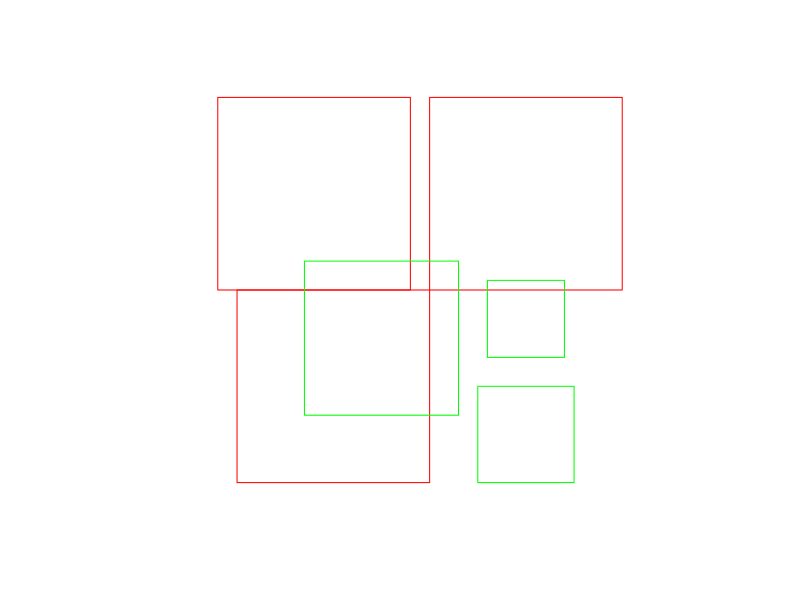
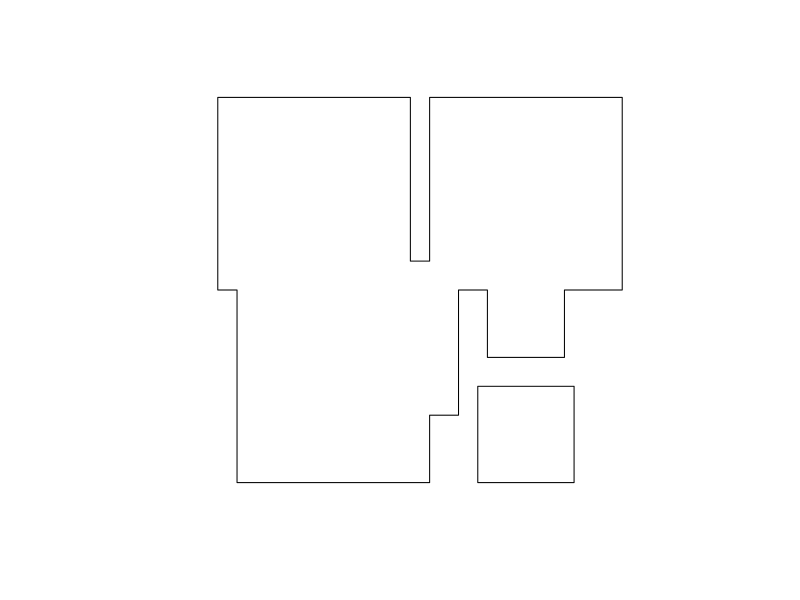
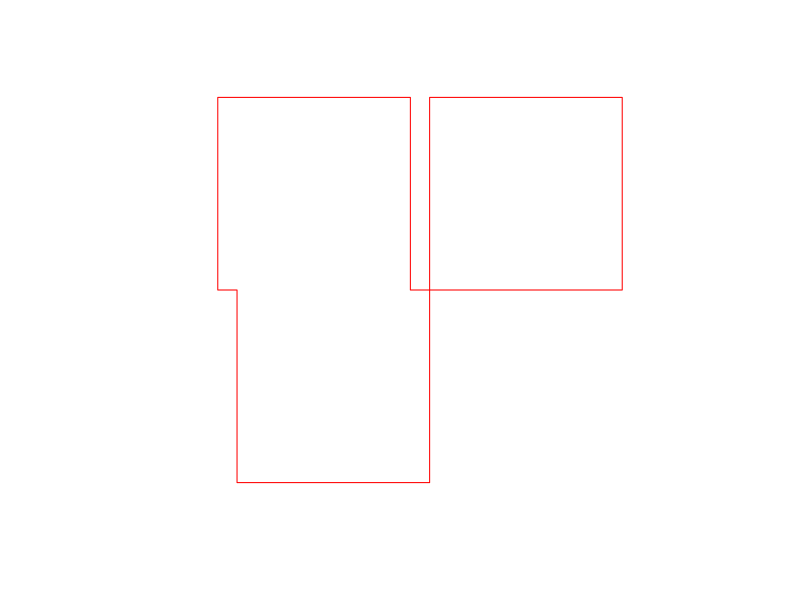
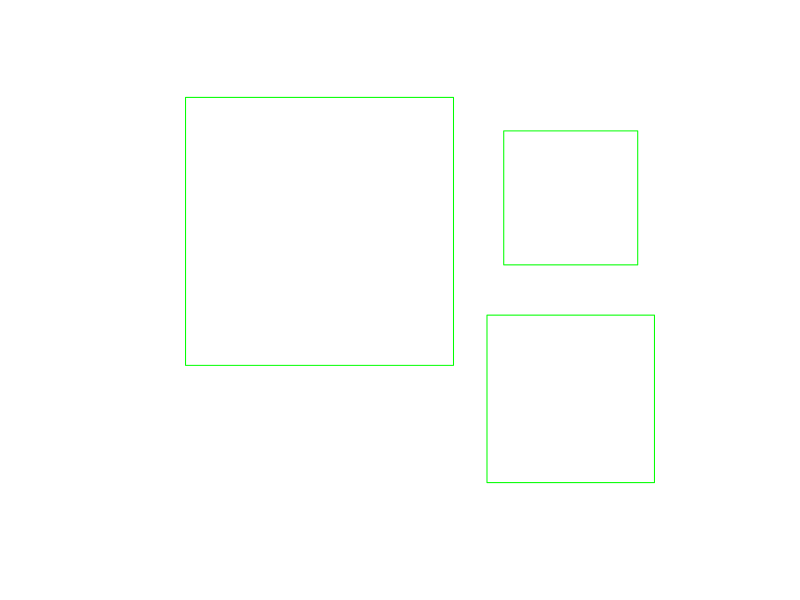
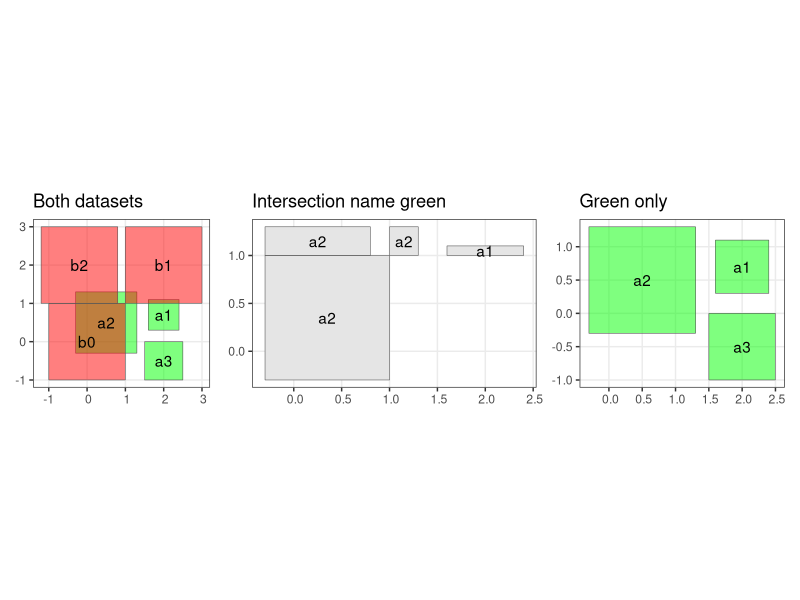
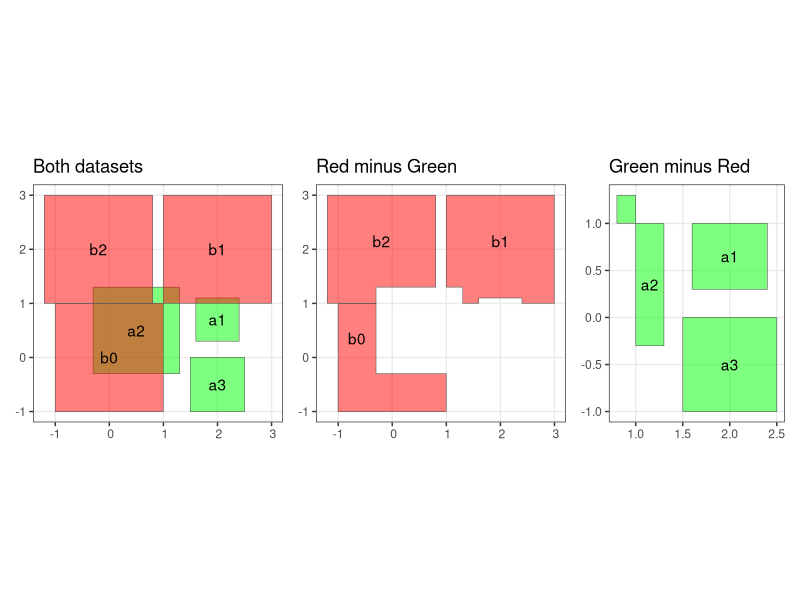
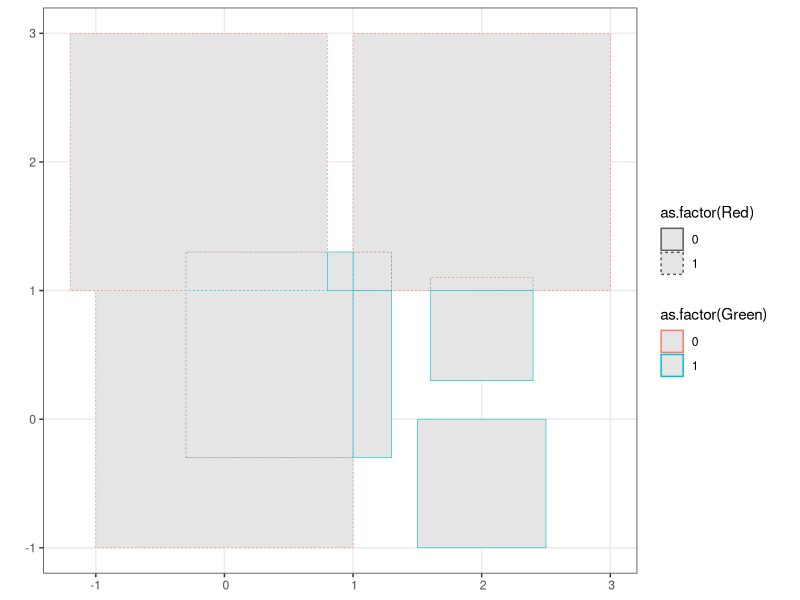

Write R code to recreate these figures, in order.
## ---- chunk 1
knitr::opts_chunk$set(echo = TRUE, warning = F, message = F)

## ---- chunk 2
library(sf)
library(dplyr)
library(terra)
library(ggplot2)
library(tidyr)
library(patchwork)
## ---- chunk 3
b0 = st_polygon(list(rbind(c(-1,-1), c(1,-1), c(1,1), c(-1,1), c(-1,-1))))
b1 = b0 + 2
b2 = b0 + c(-0.2, 2)
x = st_sfc(b0, b1, b2)

red_sf <- x %>% st_as_sf() %>% mutate(Red = 1)

red_sf$NameRed <- c("b0", "b1", "b2")
a0 = b0 * 0.8
a1 = a0 * 0.5 + c(2, 0.7)
a2 = a0 + 0.5
a3 = b0 * 0.5 + c(2, -0.5)
y = st_sfc(a1,a2,a3) 
green_sf <- y %>% st_as_sf() %>% mutate(Green = 1)

green_sf$NameGreen <- c("a1", "a2", "a3")
## ---- chunk 4
plot(x, border = 'red')
plot(y, border = 'green', add = TRUE)
## ---- chunk 5
st_area(st_union(st_union(red_sf), st_union(green_sf)))
## ---- chunk 6
st_union(st_union(red_sf), st_union(green_sf)) %>% plot
## ---- chunk 7
st_area(st_union(red_sf))
## ---- chunk 8
st_union(st_union(red_sf)) %>% plot(border = "red")
## ---- chunk 9
st_area(st_union(green_sf))
## ---- chunk 10
st_union(st_union(green_sf)) %>% plot(border = "green")
## ---- chunk 11
P0 <- ggplot() + geom_sf(data = green_sf, alpha = 0.5, fill = "green") + geom_sf(data = red_sf, alpha = 0.5, fill = "red") + theme_bw()  + ggtitle("Both datasets") + labs(x = NULL, y = NULL) + geom_sf_text(data = green_sf, aes(label = NameGreen)) + geom_sf_text(data = red_sf, aes(label = NameRed))

P1 <- ggplot(st_intersection(green_sf, red_sf)) + geom_sf() + theme_bw() + geom_sf_text(aes(label = NameGreen)) + ggtitle("Intersection name green") + labs(x = NULL, y = NULL)

P2 <- ggplot(green_sf) + geom_sf(alpha = 0.5, fill = "green") + theme_bw() + geom_sf_text(aes(label = NameGreen)) + ggtitle("Green only") + labs(x = NULL, y = NULL)



P0  + P1 + P2
## ---- chunk 12
P5 <- ggplot(st_intersection(red_sf, st_difference(st_union(red_sf), st_union(green_sf)))) + geom_sf(fill = "red", alpha = 0.5) + geom_sf_text(aes(label = NameRed)) + theme_bw() +  ggtitle("Red minus Green") + labs(x = NULL, y = NULL)

P6 <- ggplot(st_intersection(green_sf, st_difference(st_union(green_sf), st_union(red_sf)))) + geom_sf(fill = "green", alpha = 0.5)  + geom_sf_text(aes(label = NameGreen))+ theme_bw() + ggtitle("Green minus Red") + labs(x = NULL, y = NULL)

P0  + P5 + P6
## ---- chunk 13

Intersection <- st_intersection(green_sf, red_sf)
OnlyRed <- st_intersection(red_sf, st_difference(st_union(red_sf), st_union(green_sf)))
OnlyGreen <- st_intersection(green_sf, st_difference(st_union(green_sf), st_union(red_sf)))

All <- list(Intersection, OnlyRed, OnlyGreen) %>% 
  purrr::reduce(bind_rows) %>% 
  tidyr::replace_na(list(Green = 0, Red = 0))

All$Area <- st_area(All)


ggplot(All) + geom_sf(aes(color = as.factor(Green), lty = as.factor(Red))) + theme_bw()
## ---- chunk 14
All$Area %>% sum()
## ---- chunk 15
All %>% dplyr::filter(Green == 1) %>% pull(Area) %>% sum()
## ---- chunk 16
All %>% dplyr::filter(Red == 1) %>% pull(Area) %>% sum()
## ---- chunk 17
red_vect <- red_sf %>% vect()
green_vect <- green_sf %>% vect()

All_Terra <- terra::union(red_vect, green_vect)

All_Terra$Area <- All_Terra %>% terra::expanse()
## ---- chunk 18
sum(All_Terra$Area)
## ---- chunk 19
sum(All_Terra[All_Terra$Green == 1,]$Area)
## ---- chunk 20
sum(All_Terra[All_Terra$Red == 1,]$Area)
